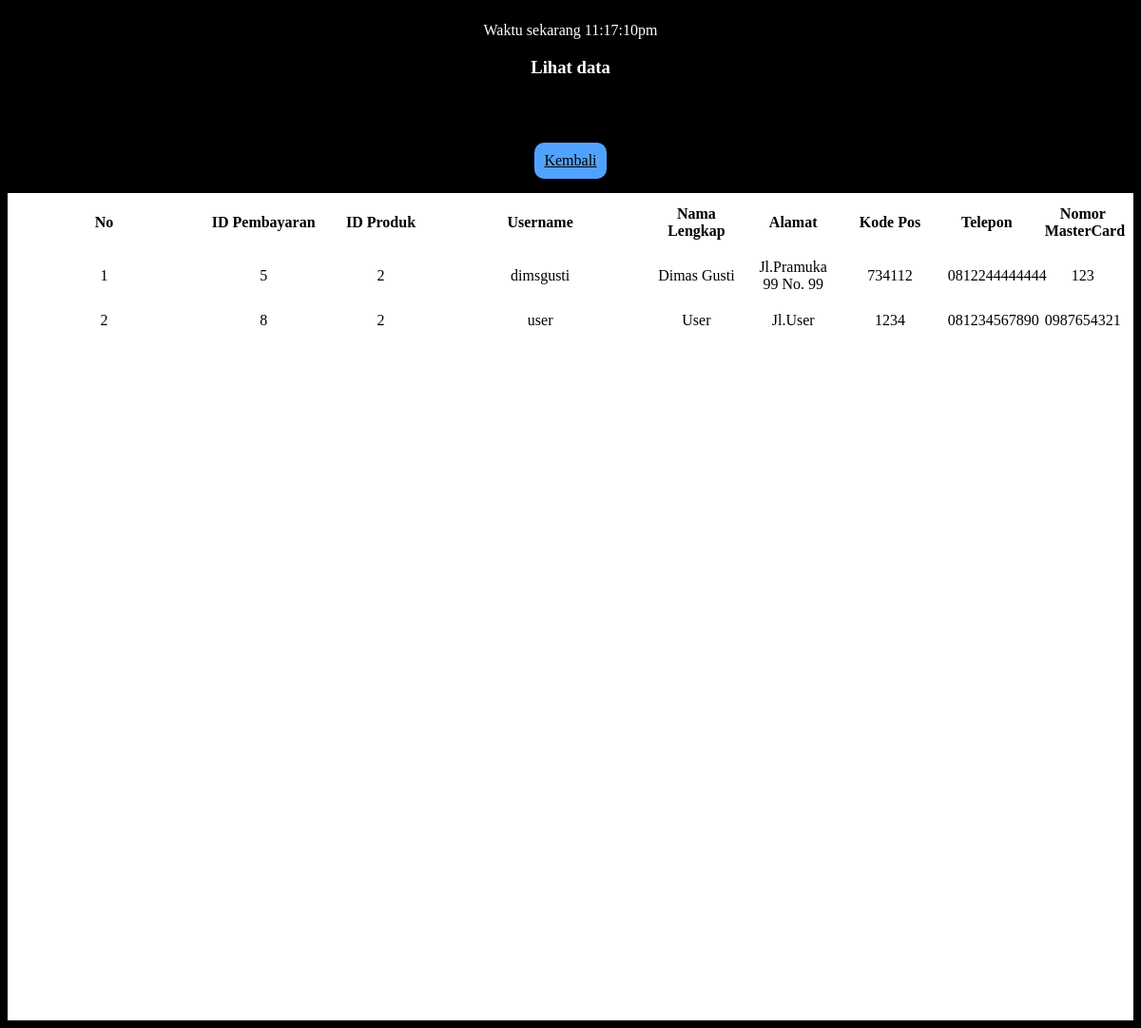
Page /uasweb/admin/readRiwayat.php on the committed database.
### tables this page shows
CREATE TABLE `riwayat` (
  `id_pembayaran` int(100) NOT NULL,
  `username` varchar(255) NOT NULL,
  `nama_lengkap` varchar(255) NOT NULL,
  `alamat` varchar(255) NOT NULL,
  `kodepos` varchar(255) NOT NULL,
  `telp` varchar(255) NOT NULL,
  `mastercard` varchar(255) NOT NULL,
  `id_hp` int(100) NOT NULL
);

### uasweb/admin/readRiwayat.php (the view, shortened to what this page needs)
<link rel="stylesheet" href="../style/style.css?v=<?php echo time(); ?>">
<?php
include '../database/connection.php';
$lihat = mysqli_query($conn, "SELECT * FROM riwayat");
$riwayat = [];
while ($row = mysqli_fetch_assoc($lihat)){
    $riwayat[] = $row;
}
?>
<div id="adminCreateNavbar">
    <?php echo "Waktu sekarang " . date("h:i:sa"); ?>
    <h3>Lihat data</h3>
</div>
<div class="navbarTengah">
    <a href="../admin/admin.php" style="color:black;" id="kembaliAdmin">Kembali</a>
</div>
<div class="readForm">
    <table class="table">
        <thead class="thead">
            <tr>
                <th>No</th>
                <th>ID Pembayaran</th>
                <th>ID Produk</th>
                <th>Username</th>
                <th>Nama Lengkap</th>
                <th>Alamat</th>
                <th>Kode Pos</th>
                <th>Telepon</th>
                <th>Nomor MasterCard</th>
            </tr>
        </thead>
        <tbody>
            <?php $i = 1; foreach($riwayat as $mng) : ?>
            <tr>
                <td><?php echo $i; ?></td>
                <td><?php echo $mng["id_pembayaran"]; ?></td>
                <td><?php echo $mng["id_hp"]; ?></td>
                <td><?php echo $mng["username"]; ?></td>
                <td><?php echo $mng["nama_lengkap"]; ?></td>
                <td><?php echo $mng["alamat"]; ?></td>
                <td><?php echo $mng["kodepos"]; ?></td>
                <td><?php echo $mng["telp"]; ?></td>
                <td><?php echo $mng["mastercard"]; ?></td>
            </tr>
            <?php $i++; endforeach; ?>
        </tbody>
    </table>
</div>

### uasweb/style/style.css (style rules this page uses)
.navbarTengah { display: flex; justify-content: center; margin-top: 15px; padding: 15px; }
#kembaliAdmin { background-color: rgb(81, 162, 255); color: white; text-align: center; border-radius: 10px; padding: 10px; }
#adminCreateNavbar { color: white; max-width: auto; height: 82px; text-align: center; padding: 15px; }
.readForm { background-color: white; color: black; min-height: 870px; }
.readForm table { table-layout: fixed; width: 100%; border-collapse: collapse; border: 3px solid white; }
.readForm thead th:nth-child(1) { width: 15%; }
.readForm thead th:nth-child(2) { width: 10%; }
.readForm thead th:nth-child(3) { width: 7.5%; }
.readForm thead th:nth-child(4) { width: 17.5%; }
.readForm th, td { padding: 10px; }
.readForm tbody { text-align: center; }

### rows in the picture
riwayat: id_pembayaran "5", id_hp "2", username "dimsgusti", nama_lengkap "Dimas Gusti", alamat "Jl.Pramuka 99 No. 99", kodepos "734112", telp "0812244444444", mastercard "123"
riwayat: id_pembayaran "8", id_hp "2", username "user", nama_lengkap "User", alamat "Jl.User", kodepos "1234", telp "081234567890", mastercard "0987654321"
